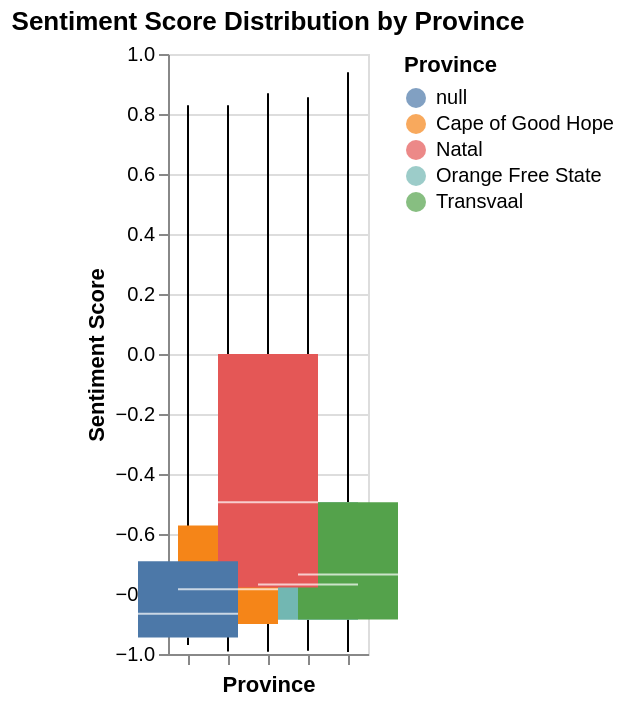

The notebook cell this image was saved under:
### Code cell
import altair as alt
alt.data_transformers.enable("vegafusion")

# Create the Altair box plot for Sentiment Score by Province
chart_boxplot = alt.Chart(df_output).mark_boxplot(extent='min-max', size=50).encode(
    x=alt.X('Province:N', title='Province', axis=alt.Axis(labels=False)), # Hide x-axis labels as they can overlap
    y=alt.Y('sentiment_score:Q', title='Sentiment Score'),
    color=alt.Color('Province:N', legend=alt.Legend(title="Province")),
    tooltip=['Province', 'sentiment_score']
).properties(
    title='Sentiment Score Distribution by Province'
).interactive()

chart_boxplot

### Figure 1 — Vega specification as saved in the notebook (floating-point values rounded to 4 significant figures)
{"$schema": "https://vega.github.io/schema/vega/v5.json", "data": [{"name": "source_0"}, {"name": "data_0", "values": [{"Province": "Orange Free State", "lower_box_sentiment_score": -0.886, "lower_whisker_sentiment_score": -0.9891, "mid_box_sentiment_score": -0.7684, "upper_box_sentiment_score": -0.4939, "upper_whisker_sentiment_score": 0.8555}, {"Province": "Transvaal", "lower_box_sentiment_score": -0.8847, "lower_whisker_sentiment_score": -0.9937, "mid_box_sentiment_score": -0.7351, "upper_box_sentiment_score": -0.4939, "upper_whisker_sentiment_score": 0.9393}, {"Province": "Cape of Good Hope", "lower_box_sentiment_score": -0.9001, "lower_whisker_sentiment_score": -0.9914, "mid_box_sentiment_score": -0.7845, "upper_box_sentiment_score": -0.5719, "upper_whisker_sentiment_score": 0.8294}, {"Province": "Natal", "lower_box_sentiment_score": -0.7783, "lower_whisker_sentiment_score": -0.9928, "mid_box_sentiment_score": -0.4939, "upper_box_sentiment_score": 0.0, "upper_whisker_sentiment_score": 0.8689}, {"Province": null, "lower_box_sentiment_score": -0.9451, "lower_whisker_sentiment_score": -0.97, "mid_box_sentiment_score": -0.8658, "upper_box_sentiment_score": -0.6908, "upper_whisker_sentiment_score": 0.8294}]}, {"name": "data_1", "values": [{"Province": "Orange Free State", "lower_box_sentiment_score": -0.886, "lower_whisker_sentiment_score": -0.9891, "mid_box_sentiment_score": -0.7684, "upper_box_sentiment_score": -0.4939, "upper_whisker_sentiment_score": 0.8555}, {"Province": "Transvaal", "lower_box_sentiment_score": -0.8847, "lower_whisker_sentiment_score": -0.9937, "mid_box_sentiment_score": -0.7351, "upper_box_sentiment_score": -0.4939, "upper_whisker_sentiment_score": 0.9393}, {"Province": "Cape of Good Hope", "lower_box_sentiment_score": -0.9001, "lower_whisker_sentiment_score": -0.9914, "mid_box_sentiment_score": -0.7845, "upper_box_sentiment_score": -0.5719, "upper_whisker_sentiment_score": 0.8294}, {"Province": "Natal", "lower_box_sentiment_score": -0.7783, "lower_whisker_sentiment_score": -0.9928, "mid_box_sentiment_score": -0.4939, "upper_box_sentiment_score": 0.0, "upper_whisker_sentiment_score": 0.8689}, {"Province": null, "lower_box_sentiment_score": -0.9451, "lower_whisker_sentiment_score": -0.97, "mid_box_sentiment_score": -0.8658, "upper_box_sentiment_score": -0.6908, "upper_whisker_sentiment_score": 0.8294}]}, {"name": "data_2", "values": [{"Province": "Orange Free State", "lower_box_sentiment_score": -0.886, "lower_whisker_sentiment_score": -0.9891, "mid_box_sentiment_score": -0.7684, "upper_box_sentiment_score": -0.4939, "upper_whisker_sentiment_score": 0.8555}, {"Province": "Transvaal", "lower_box_sentiment_score": -0.8847, "lower_whisker_sentiment_score": -0.9937, "mid_box_sentiment_score": -0.7351, "upper_box_sentiment_score": -0.4939, "upper_whisker_sentiment_score": 0.9393}, {"Province": "Cape of Good Hope", "lower_box_sentiment_score": -0.9001, "lower_whisker_sentiment_score": -0.9914, "mid_box_sentiment_score": -0.7845, "upper_box_sentiment_score": -0.5719, "upper_whisker_sentiment_score": 0.8294}, {"Province": "Natal", "lower_box_sentiment_score": -0.7783, "lower_whisker_sentiment_score": -0.9928, "mid_box_sentiment_score": -0.4939, "upper_box_sentiment_score": 0.0, "upper_whisker_sentiment_score": 0.8689}, {"Province": null, "lower_box_sentiment_score": -0.9451, "lower_whisker_sentiment_score": -0.97, "mid_box_sentiment_score": -0.8658, "upper_box_sentiment_score": -0.6908, "upper_whisker_sentiment_score": 0.8294}]}, {"name": "data_3", "values": [{"Province": "Orange Free State", "lower_box_sentiment_score": -0.886, "lower_whisker_sentiment_score": -0.9891, "mid_box_sentiment_score": -0.7684, "upper_box_sentiment_score": -0.4939, "upper_whisker_sentiment_score": 0.8555}, {"Province": "Transvaal", "lower_box_sentiment_score": -0.8847, "lower_whisker_sentiment_score": -0.9937, "mid_box_sentiment_score": -0.7351, "upper_box_sentiment_score": -0.4939, "upper_whisker_sentiment_score": 0.9393}, {"Province": "Cape of Good Hope", "lower_box_sentiment_score": -0.9001, "lower_whisker_sentiment_score": -0.9914, "mid_box_sentiment_score": -0.7845, "upper_box_sentiment_score": -0.5719, "upper_whisker_sentiment_score": 0.8294}, {"Province": "Natal", "lower_box_sentiment_score": -0.7783, "lower_whisker_sentiment_score": -0.9928, "mid_box_sentiment_score": -0.4939, "upper_box_sentiment_score": 0.0, "upper_whisker_sentiment_score": 0.8689}, {"Province": null, "lower_box_sentiment_score": -0.9451, "lower_whisker_sentiment_score": -0.97, "mid_box_sentiment_score": -0.8658, "upper_box_sentiment_score": -0.6908, "upper_whisker_sentiment_score": 0.8294}]}, {"name": "data_0_x_domain_Province_0", "values": [{"Province": "Orange Free State"}, {"Province": "Transvaal"}, {"Province": "Cape of Good Hope"}, {"Province": "Natal"}, {"Province": null}]}, {"name": "data_1_x_domain_Province_1", "values": [{"Province": "Orange Free State"}, {"Province": "Transvaal"}, {"Province": "Cape of Good Hope"}, {"Province": "Natal"}, {"Province": null}]}, {"name": "data_2_x_domain_Province_2", "values": [{"Province": "Orange Free State"}, {"Province": "Transvaal"}, {"Province": "Cape of Good Hope"}, {"Province": "Natal"}, {"Province": null}]}, {"name": "data_3_x_domain_Province_3", "values": [{"Province": "Orange Free State"}, {"Province": "Transvaal"}, {"Province": "Cape of Good Hope"}, {"Province": "Natal"}, {"Province": null}]}, {"name": "data_2_color_domain_Province_0", "values": [{"Province": "Orange Free State"}, {"Province": "Transvaal"}, {"Province": "Cape of Good Hope"}, {"Province": "Natal"}, {"Province": null}]}, {"name": "data_3_color_domain_Province_1", "values": [{"Province": "Orange Free State"}, {"Province": "Transvaal"}, {"Province": "Cape of Good Hope"}, {"Province": "Natal"}, {"Province": null}]}], "signals": [{"name": "x_step", "value": 20}, {"name": "width", "update": "bandspace(domain('x').length, 0, 0) * x_step"}], "marks": [{"type": "rule", "name": "layer_0_marks", "from": {"data": "data_0"}, "encode": {"update": {"stroke": {"value": "black"}, "y": {"field": "lower_whisker_sentiment_score", "scale": "y"}, "x": {"field": "Province", "scale": "x", "band": 0.5}, "y2": {"field": "lower_box_sentiment_score", "scale": "y"}, "tooltip": {"signal": "{\"Max of Sentiment Score\": format(datum[\"upper_whisker_sentiment_score\"], \"\"), \"Q3 of Sentiment Score\": format(datum[\"upper_box_sentiment_score\"], \"\"), \"Median of Sentiment Score\": format(datum[\"mid_box_sentiment_score\"], \"\"), \"Q1 of Sentiment Score\": format(datum[\"lower_box_sentiment_score\"], \"\"), \"Min of Sentiment Score\": format(datum[\"lower_whisker_sentiment_score\"], \"\"), \"Province\": isValid(datum[\"Province\"]) ? datum[\"Province\"] : \"\"+datum[\"Province\"]}"}}}, "aria": false, "style": ["rule", "boxplot-rule"]}, {"type": "rule", "name": "layer_1_marks", "from": {"data": "data_1"}, "encode": {"update": {"stroke": {"value": "black"}, "y2": {"field": "upper_whisker_sentiment_score", "scale": "y"}, "x": {"field": "Province", "scale": "x", "band": 0.5}, "y": {"field": "upper_box_sentiment_score", "scale": "y"}, "tooltip": {"signal": "{\"Max of Sentiment Score\": format(datum[\"upper_whisker_sentiment_score\"], \"\"), \"Q3 of Sentiment Score\": format(datum[\"upper_box_sentiment_score\"], \"\"), \"Median of Sentiment Score\": format(datum[\"mid_box_sentiment_score\"], \"\"), \"Q1 of Sentiment Score\": format(datum[\"lower_box_sentiment_score\"], \"\"), \"Min of Sentiment Score\": format(datum[\"lower_whisker_sentiment_score\"], \"\"), \"Province\": isValid(datum[\"Province\"]) ? datum[\"Province\"] : \"\"+datum[\"Province\"]}"}}}, "aria": false, "style": ["rule", "boxplot-rule"]}, {"type": "rect", "name": "layer_2_marks", "from": {"data": "data_2"}, "encode": {"update": {"xc": {"field": "Province", "scale": "x", "band": 0.5}, "y": {"field": "lower_box_sentiment_score", "scale": "y"}, "width": {"value": 50}, "y2": {"field": "upper_box_sentiment_score", "scale": "y"}, "tooltip": {"signal": "{\"Max of Sentiment Score\": format(datum[\"upper_whisker_sentiment_score\"], \"\"), \"Q3 of Sentiment Score\": format(datum[\"upper_box_sentiment_score\"], \"\"), \"Median of Sentiment Score\": format(datum[\"mid_box_sentiment_score\"], \"\"), \"Q1 of Sentiment Score\": format(datum[\"lower_box_sentiment_score\"], \"\"), \"Min of Sentiment Score\": format(datum[\"lower_whisker_sentiment_score\"], \"\"), \"Province\": isValid(datum[\"Province\"]) ? datum[\"Province\"] : \"\"+datum[\"Province\"]}"}, "fill": {"field": "Province", "scale": "color"}}}, "style": ["bar", "boxplot-box"]}, {"type": "rect", "name": "layer_3_marks", "from": {"data": "data_3"}, "encode": {"update": {"yc": {"field": "mid_box_sentiment_score", "scale": "y"}, "width": {"value": 50}, "height": {"value": 1}, "xc": {"field": "Province", "scale": "x", "band": 0.5}, "opacity": {"value": 0.7}, "tooltip": {"signal": "{\"Max of Sentiment Score\": format(datum[\"upper_whisker_sentiment_score\"], \"\"), \"Q3 of Sentiment Score\": format(datum[\"upper_box_sentiment_score\"], \"\"), \"Median of Sentiment Score\": format(datum[\"mid_box_sentiment_score\"], \"\"), \"Q1 of Sentiment Score\": format(datum[\"lower_box_sentiment_score\"], \"\"), \"Min of Sentiment Score\": format(datum[\"lower_whisker_sentiment_score\"], \"\"), \"Province\": isValid(datum[\"Province\"]) ? datum[\"Province\"] : \"\"+datum[\"Province\"]}"}, "fill": [{"field": "Province", "scale": "color", "test": "datum['lower_box_sentiment_score'] >= datum['upper_box_sentiment_score']"}, {"value": "white"}]}}, "aria": false, "style": ["tick", "boxplot-median"]}], "scales": [{"name": "x", "type": "band", "domain": {"fields": [{"data": "data_0_x_domain_Province_0", "field": "Province"}, {"data": "data_1_x_domain_Province_1", "field": "Province"}, {"data": "data_2_x_domain_Province_2", "field": "Province"}, {"data": "data_3_x_domain_Province_3", "field": "Province"}], "sort": true}, "range": {"step": {"signal": "x_step"}}, "paddingOuter": 0, "paddingInner": 0}, {"name": "y", "type": "linear", "domain": {"fields": [{"data": "data_0", "field": "lower_whisker_sentiment_score"}, {"data": "data_0", "field": "lower_box_sentiment_score"}, {"data": "data_1", "field": "upper_box_sentiment_score"}, {"data": "data_1", "field": "upper_whisker_sentiment_score"}, {"data": "data_2", "field": "lower_box_sentiment_score"}, {"data": "data_2", "field": "upper_box_sentiment_score"}, {"data": "data_3", "field": "mid_box_sentiment_score"}]}, "range": [{"signal": "height"}, 0], "nice": true, "zero": true}, {"name": "color", "type": "ordinal", "domain": {"fields": [{"data": "data_2_color_domain_Province_0", "field": "Province"}, {"data": "data_3_color_domain_Province_1", "field": "Province"}], "sort": true}, "range": "category"}], "axes": [{"scale": "y", "gridScale": "x", "aria": false, "zindex": 0, "labels": false, "tickCount": {"signal": "ceil(height/40)"}, "domain": false, "maxExtent": 0, "minExtent": 0, "ticks": false, "orient": "left", "grid": true}, {"scale": "x", "labelBaseline": "middle", "labels": false, "labelAngle": 270, "title": "Province", "orient": "bottom", "labelAlign": "right", "grid": false, "zindex": 0}, {"scale": "y", "title": "Sentiment Score", "orient": "left", "tickCount": {"signal": "ceil(height/40)"}, "zindex": 0, "grid": false, "labelOverlap": true}], "title": {"text": "Sentiment Score Distribution by Province", "frame": "group"}, "style": "cell", "height": 300, "padding": 5, "background": "white", "legends": [{"title": "Province", "fill": "color", "symbolType": "circle", "encode": {"symbols": {"update": {"opacity": {"value": 0.7}}}}}]}
